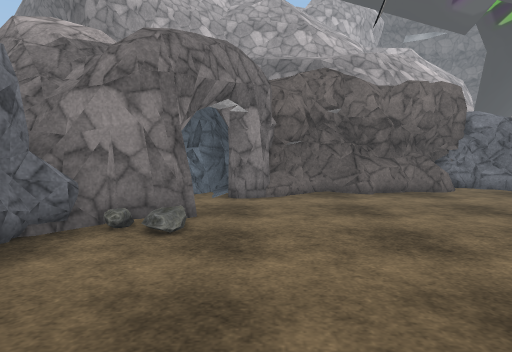
view 1 (above)

12 first-person views from a walk through a Unity game level. The camera is 1.2 m above the floor, tilts 4° down and sees 70° across. The floor is counted in squares, 1 m on a side. Each view is taken from the middle of a square. On the plan, view 1 faces up. The plan holds only what a view shows up to about 15 squares ahead; the rest is blank. The place goes on beyond the plan. The player character is not drawn. Some animated figures are left out. Some surface patterns are stand-ins.

view 2
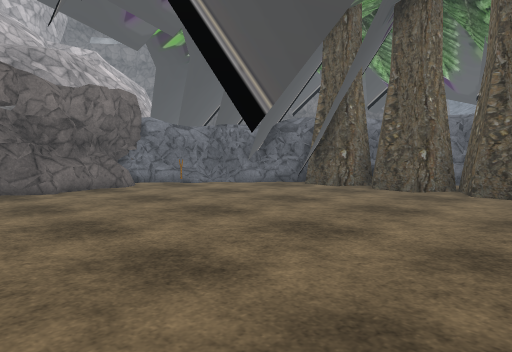

view 3
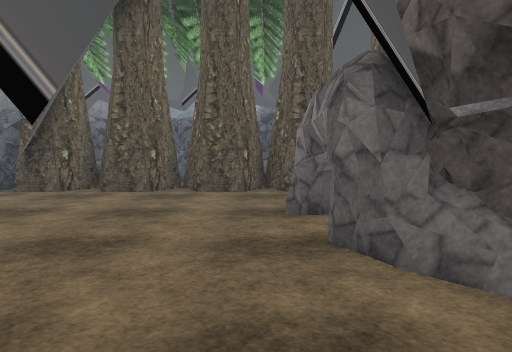

view 4
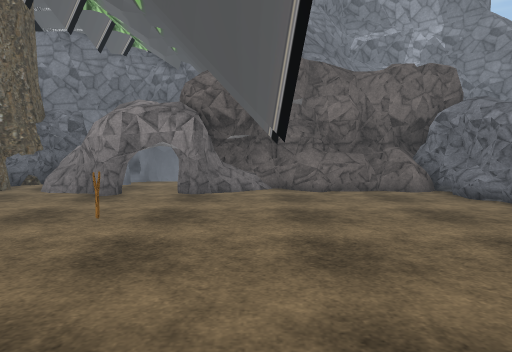

view 5
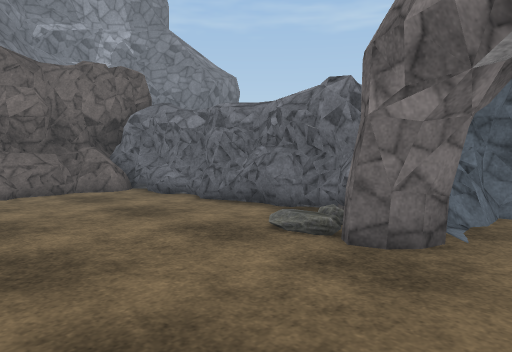

view 6
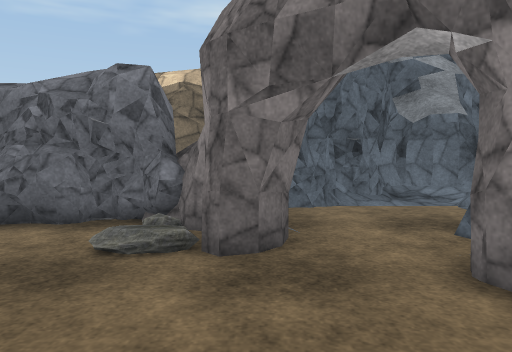

view 7
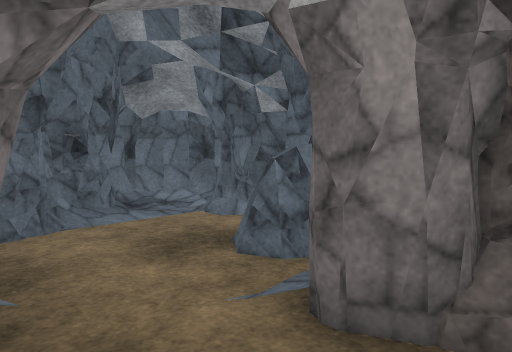

view 8
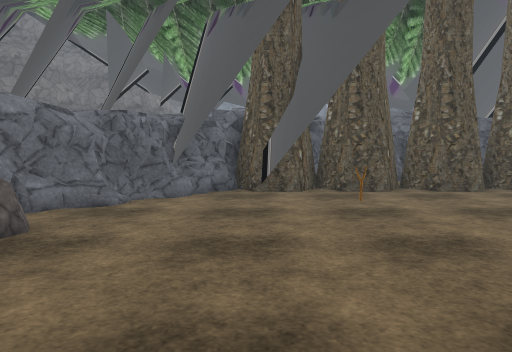

view 9
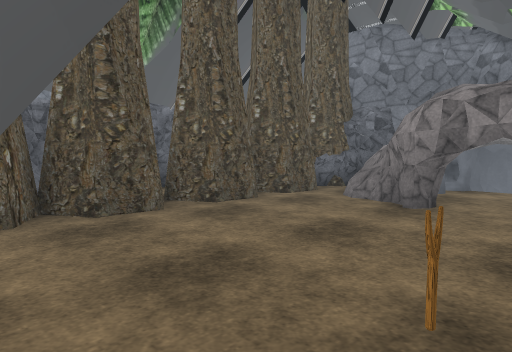

view 10
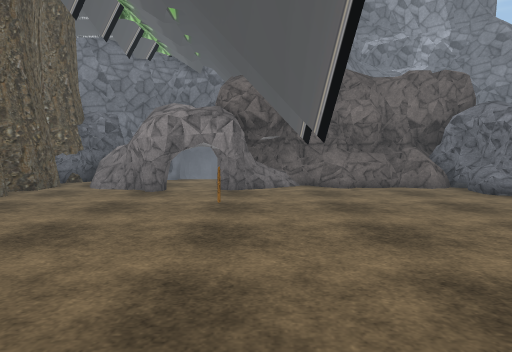

view 11
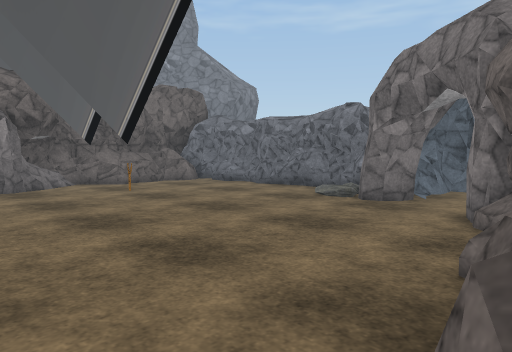

view 12
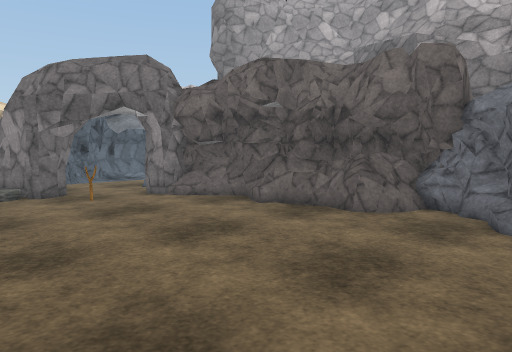

### Floor plan
Key: @ floor where view 1 was taken; # wall or solid block; . floor; / step, stairs or slope; = window, fence, low wall or low ledge; ^ raised ledge.
Columns run from 8 left of view 1 to 12 right of it. Each row starts with its distance up from view 1.
 13 #######
 12 #//#/##    ######
 11 #///.=#######^=.##
 10 ###/..####.=....####
  9  ###...//.........##
  8   ##..//...........#
  7    ####/..........###
  6     ###/....=.....###
  5      #./............#
  4      #.............##
  3      #.............##
  2      #....#........##
  1      #.............#
  0      #..@..........##
 -1      #....#..####..##
 -2      ##^##=#######.#
 -3      #####      ##.#
 -4                 #^=##
 -5                 # ##
 -6                 #

Positions as (right, up) in squares from view 1, and headings:
1: (0, 0), facing up
2: (0, -1), facing up-right
3: (0, 0), facing right
4: (3, 9), facing down
5: (3, 9), facing down-left
6: (3, 7), facing left
7: (1, 7), facing up-left
8: (0, 7), facing right
9: (4, 7), facing down-right
10: (4, 10), facing down
11: (7, 11), facing down-left
12: (9, 4), facing up-left
